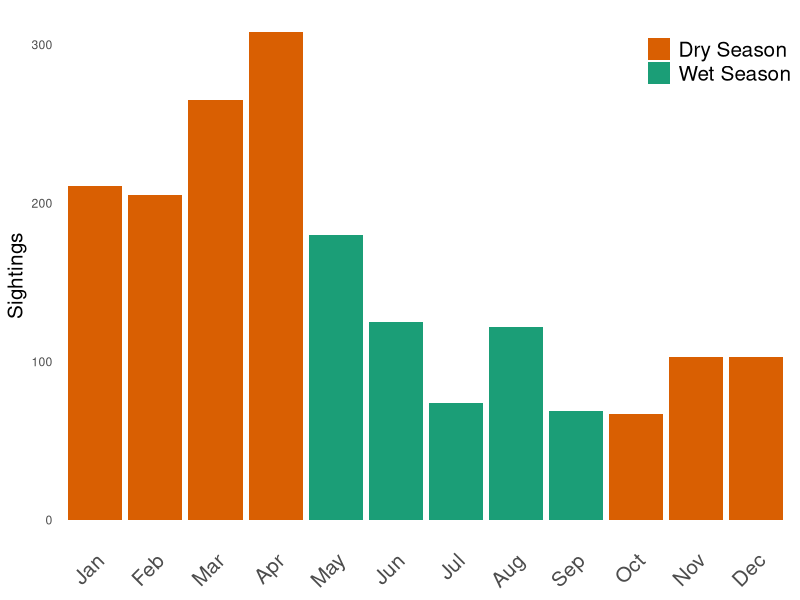
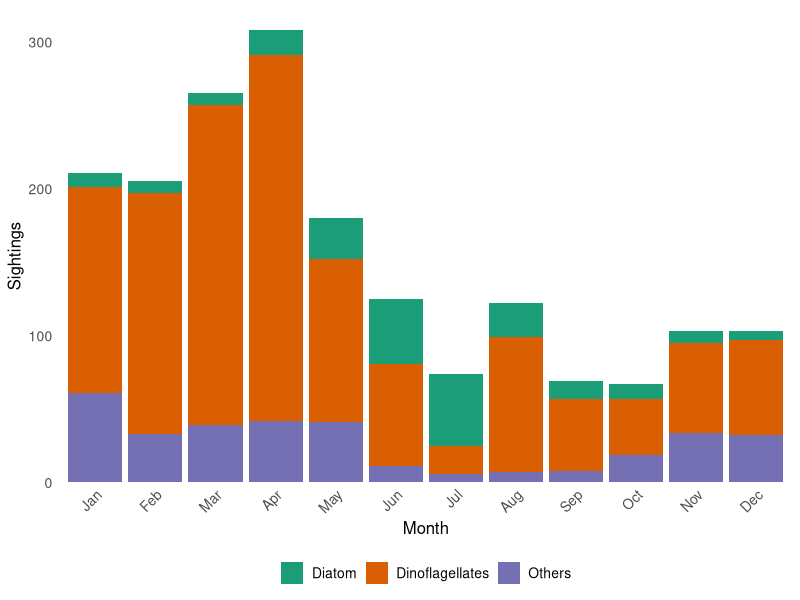
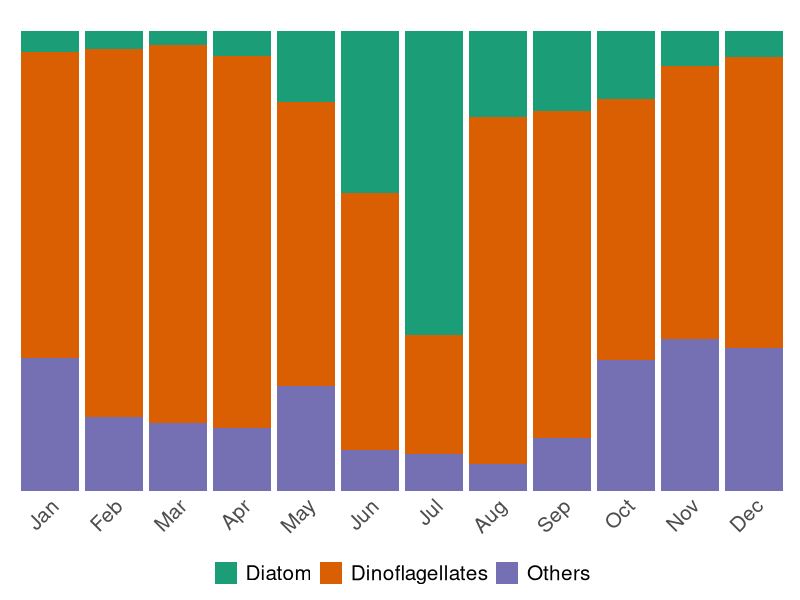
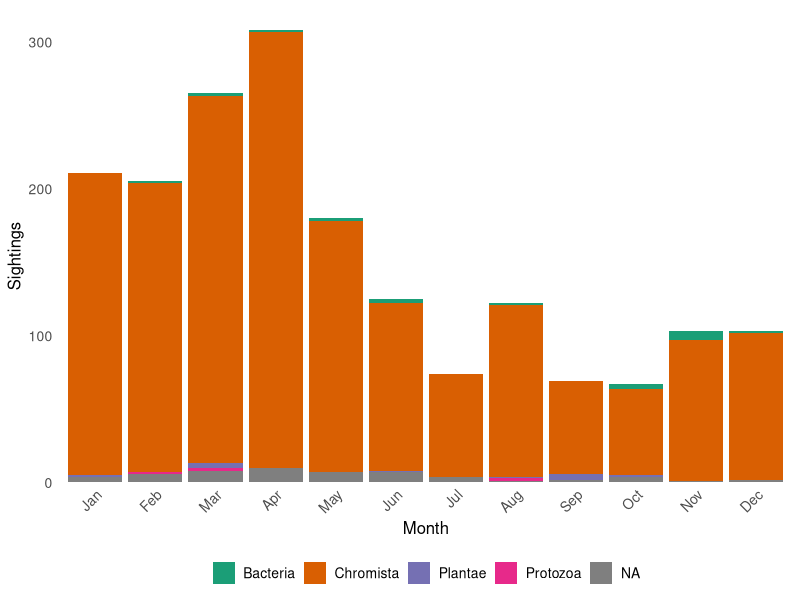
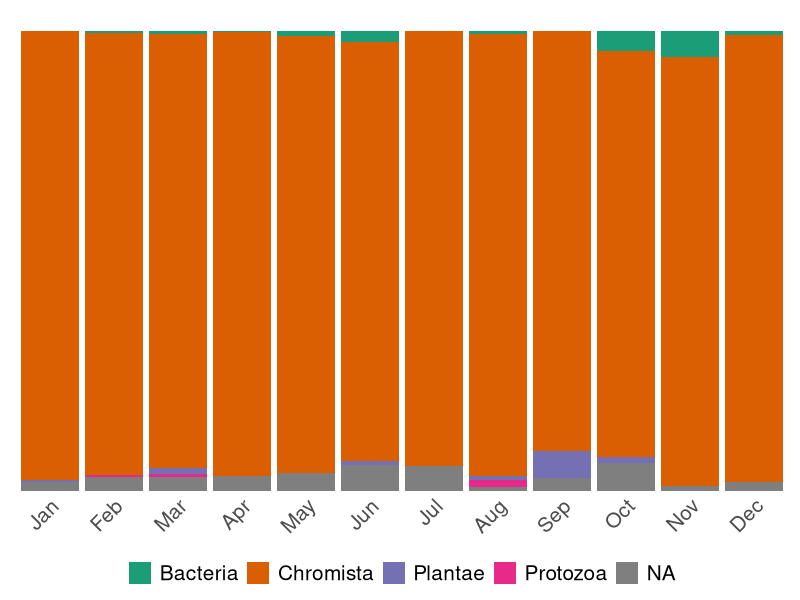
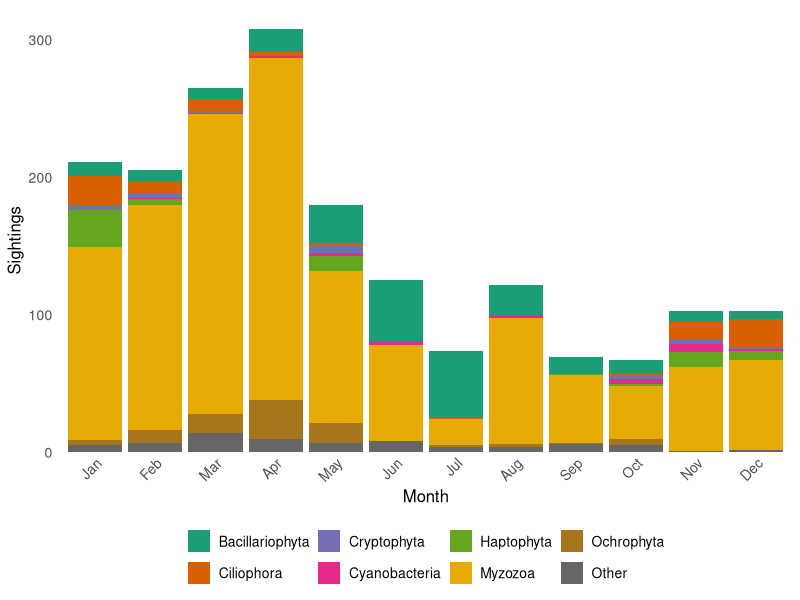
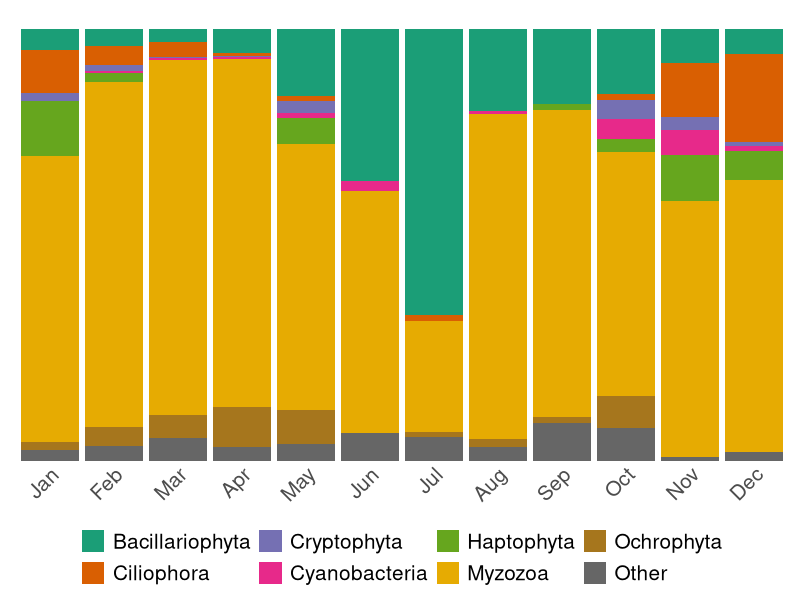
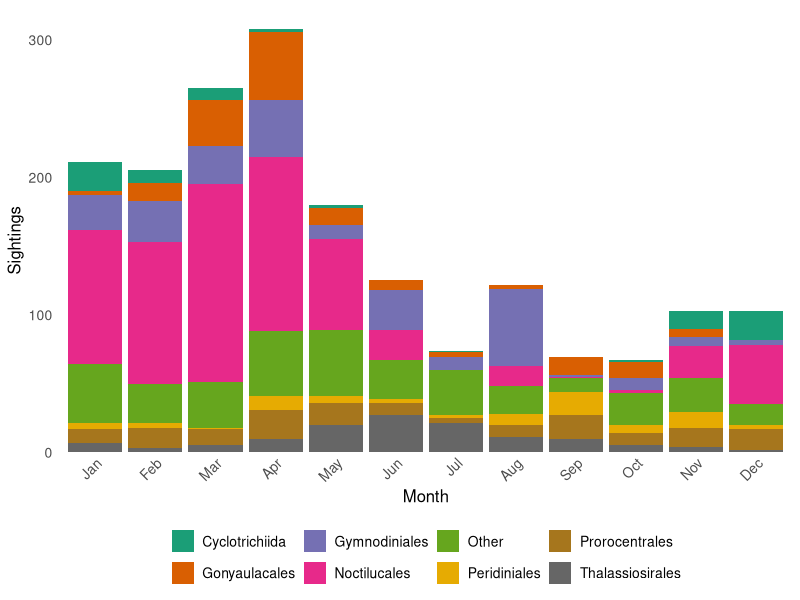

Source code (R) for these figures, in order:
library(ggplot2)
library(RColorBrewer)
library(dplyr)
library(tidyr)
library(gridExtra)
library(ggtext)
library(stringr)


df = read.csv("WoRMSCorrected_redtides.csv")

#Months
df$Month = substr(df$Date, start = 6, stop = 7)


# Sort df by numeric values of Month column
df <- df[order(df$Month), ] 

# Convert Month column to factor with desired levels
df$Month <- factor(df$Month, levels = unique(df$Month))

# Map numeric values to month abbreviations
df$Month <- gsub("01", "Jan", df$Month)
df$Month <- gsub("02", "Feb", df$Month)
df$Month <- gsub("03", "Mar", df$Month)
df$Month <- gsub("04", "Apr", df$Month)
df$Month <- gsub("05", "May", df$Month)
df$Month <- gsub("06", "Jun", df$Month)
df$Month <- gsub("07", "Jul", df$Month)
df$Month <- gsub("08", "Aug", df$Month)
df$Month <- gsub("09", "Sep", df$Month)
df$Month <- gsub("10", "Oct", df$Month)
df$Month <- gsub("11", "Nov", df$Month)
df$Month <- gsub("12", "Dec", df$Month)

df$Month <- factor(df$Month, levels = unique(df$Month))

# Create a new column for season based on Month
df$Season <- ifelse(df$Month %in% c("May", "Jun", "Jul", "Aug", "Sep"), "Wet Season", "Dry Season")

# Plot bar graph with colored bars
seasonPlot = ggplot(data = df) +
  geom_bar(aes(x = Month, fill = Season), stat = "count") +
  scale_fill_manual(values = c("Wet Season" = brewer.pal(3,"Dark2")[1], "Dry Season" = brewer.pal(3,"Dark2")[2])) +
  labs(fill = "Season") +
  theme_minimal() +
  theme(axis.title.y = element_text(size = 15),
        legend.title = element_blank(),
        panel.grid.major = element_blank(),
        panel.grid.minor = element_blank(),
        legend.text = element_text(size = 15),
        axis.text.x = element_text(size = 15, angle = 45, hjust = 1),
        legend.position = c(0.9,0.9),
        axis.title.x = element_blank()) +
  labs(x = "Month", y = "Sightings")
seasonPlot

observed <- table(df$Season)

chi_result <- chisq.test(observed)

###Plot3
#Composition by Month
#by group
df_Group <- df %>%
  group_by(Month, Group) %>%
  summarize(count = n())

df_Group$Group <- factor(df_Group$Group, levels = sort(unique(df_Group$Group)))

#Plot
pa = ggplot(df_Group, aes(fill = Group, y = count, x = Month)) +
  geom_bar(position = "stack", stat = "identity") +
  theme_minimal() +
  scale_fill_manual(values = brewer.pal(8, "Dark2")) +
  ylab("Sightings") +
  theme(legend.position = "bottom",
        legend.title = element_blank(),
        legend.text = element_text(size = 10),
        axis.title = element_text(size = 12),
        axis.title.y = element_text(angle = 90),
        axis.text = element_text(size = 10),
        axis.text.x = element_text(angle = 45, hjust = 1, margin = margin(t = -15)),
        panel.grid.major = element_blank(),
        panel.grid.minor = element_blank())
pa

pb = ggplot(df_Group, aes(fill = Group, y = count, x = Month)) +
  geom_bar(position = "fill", stat = "identity") +
  theme_minimal() +
  scale_fill_manual(values = brewer.pal(8, "Dark2")) +
  ylab("Sightings") +
  theme(legend.position = "bottom",
        legend.title = element_blank(),
        legend.text = element_text(size = 15),
        axis.title = element_text(size = 12),
        axis.title.y = element_blank(),
        axis.text = element_text(size = 10),
        axis.text.y = element_blank(),
        axis.title.x = element_blank(),
        axis.text.x = element_text(size = 15, angle = 45, hjust = 1, margin = margin(t = -15)),
        panel.grid.major = element_blank(),
        panel.grid.minor = element_blank())
pb

#By kingdom
#df_kingdom <- df[!is.na(df$Kingdom), ] #removing NA values
#unique(df_kingdom$Kingdom)

df_Kingdom <- df %>%
  group_by(Month, Kingdom) %>%
  summarize(count = n())

df_Kingdom$Kingdom <- factor(df_Kingdom$Kingdom, levels = sort(unique(df_Kingdom$Kingdom)))

#Plot
pc = ggplot(df_Kingdom, aes(fill = Kingdom, y = count, x = Month)) +
  geom_bar(position = "stack", stat = "identity") +
  theme_minimal() +
  scale_fill_manual(values = brewer.pal(8, "Dark2")) +
  ylab("Sightings") +
  theme(legend.position = "bottom",
        legend.title = element_blank(),
        legend.text = element_text(size = 10),
        axis.title = element_text(size = 12),
        axis.title.y = element_text(angle = 90),
        axis.text = element_text(size = 10),
        axis.text.x = element_text(angle = 45, hjust = 1, margin = margin(t = -15)),
        panel.grid.major = element_blank(),
        panel.grid.minor = element_blank())
pc

pd = ggplot(df_Kingdom, aes(fill = Kingdom, y = count, x = Month)) +
  geom_bar(position = "fill", stat = "identity") +
  theme_minimal() +
  scale_fill_manual(values = brewer.pal(8, "Dark2")) +
  ylab("Sightings") +
  theme(legend.position = "bottom",
        legend.title = element_blank(),
        legend.text = element_text(size = 15),
        axis.title = element_text(size = 12),
        axis.title.y = element_blank(),
        axis.text = element_text(size = 10),
        axis.text.y = element_blank(),
        axis.title.x = element_blank(),
        axis.text.x = element_text(size = 15, angle = 45, hjust = 1, margin = margin(t = -15)),
        panel.grid.major = element_blank(),
        panel.grid.minor = element_blank())
pd

#By Phylum
phyla_count <- df %>%
  count(Phylum) %>%
  arrange(desc(n))

# Get the top 8 orders
top_8_phyla <- head(subset(phyla_count, !is.na(phyla_count$Phylum)), 7)

df$Phylum <- ifelse(df$Phylum %in% top_8_phyla$Phylum, df$Phylum, "Other")

df_Phylum <- df %>%
  group_by(Month, Phylum) %>%
  summarize(count = n())

df_Phylum$Phylum <- factor(df_Phylum$Phylum, levels = sort(unique(df_Phylum$Phylum)))

#Plot
pfor = ggplot(df_Phylum, aes(fill = Phylum, y = count, x = Month)) +
  geom_bar(position = "stack", stat = "identity") +
  theme_minimal() +
  scale_fill_manual(values = brewer.pal(8, "Dark2")) +
  ylab("Sightings") +
  theme(legend.position = "bottom",
        legend.title = element_blank(),
        legend.text = element_text(size = 10),
        axis.title = element_text(size = 12),
        axis.title.y = element_text(angle = 90),
        axis.text = element_text(size = 10),
        axis.text.x = element_text(angle = 45, hjust = 1, margin = margin(t = -15)),
        panel.grid.major = element_blank(),
        panel.grid.minor = element_blank())
pfor

pfora = ggplot(df_Phylum, aes(fill = Phylum, y = count, x = Month)) +
  geom_bar(position = "fill", stat = "identity") +
  theme_minimal() +
  scale_fill_manual(values = brewer.pal(8, "Dark2")) +
  ylab("Sightings") +
  theme(legend.position = "bottom",
        legend.title = element_blank(),
        legend.text = element_text(size = 15),
        axis.title = element_text(size = 12),
        axis.title.y = element_blank(),
        axis.text = element_text(size = 10),
        axis.text.y = element_blank(),
        axis.title.x = element_blank(),
        axis.text.x = element_text(size = 15, angle = 45, hjust = 1, margin = margin(t = -15)),
        panel.grid.major = element_blank(),
        panel.grid.minor = element_blank())
pfora

#by order (top 8)
unique(df$Order)
#calculate order
order_count <- df %>%
  count(Order) %>%
  arrange(desc(n))

# Get the top 8 orders
top_8_order <- head(subset(order_count, !is.na(order_count$Order)), 7)

df$Order <- ifelse(df$Order %in% top_8_order$Order, df$Order, "Other")

df_Order <- df %>%
  group_by(Month, Order) %>%
  summarize(count = n())

df_Order$Order <- factor(df_Order$Order, levels = sort(unique(df_Order$Order)))

#Plot
pe = ggplot(df_Order, aes(fill = Order, y = count, x = Month)) +
  geom_bar(position = "stack", stat = "identity") +
  theme_minimal() +
  scale_fill_manual(values = brewer.pal(8, "Dark2")) +
  ylab("Sightings") +
  theme(legend.position = "bottom",
        legend.title = element_blank(),
        legend.text = element_text(size = 10),
        axis.title = element_text(size = 12),
        axis.title.y = element_text(angle = 90),
        axis.text = element_text(size = 10),
        axis.text.x = element_text(angle = 45, hjust = 1, margin = margin(t = -15)),
        panel.grid.major = element_blank(),
        panel.grid.minor = element_blank())
pe

pf = ggplot(df_Order, aes(fill = Order, y = count, x = Month)) +
  geom_bar(position = "fill", stat = "identity") +
  theme_minimal() +
  scale_fill_manual(values = brewer.pal(8, "Dark2")) +
  ylab("Sightings") +
  theme(legend.position = "bottom",
        legend.title = element_blank(),
        legend.text = element_text(size = 15),
        axis.title = element_text(size = 12),
        axis.title.y = element_blank(),
        axis.text = element_text(size = 10),
        axis.text.y = element_blank(),
        axis.title.x = element_blank(),
        axis.text.x = element_text(size = 15, angle = 45, hjust = 1, margin = margin(t = -15)),
        panel.grid.major = element_blank(),
        panel.grid.minor = element_blank())
pf

#by Phamily (top 8)
unique(df$Phamily)
# Calculate the count of each species
family_count <- df %>%
  count(Phamily) %>%
  arrange(desc(n))

# Get the top 8 orders
top_8_family <- head(subset(family_count, !is.na(family_count$Phamily)), 7)

df$Phamily <- ifelse(df$Phamily %in% top_8_family$Phamily, df$Phamily, "Other")

df_family <- df %>%
  group_by(Month, Phamily) %>%
  summarize(count = n())

df_family$Phamily <- factor(df_family$Phamily, levels = sort(unique(df_family$Phamily)))

#Plot
pg = ggplot(df_family, aes(fill = Phamily, y = count, x = Month)) +
  geom_bar(position = "stack", stat = "identity") +
  theme_minimal() +
  scale_fill_manual(values = brewer.pal(8, "Dark2")) +
  ylab("Sightings") +
  theme(legend.position = "bottom",
        legend.title = element_blank(),
        legend.text = element_text(size = 10),
        axis.title = element_text(size = 12),
        axis.title.y = element_text(angle = 90),
        axis.text = element_text(size = 10),
        axis.text.x = element_text(angle = 45, hjust = 1, margin = margin(t = -15)),
        panel.grid.major = element_blank(),
        panel.grid.minor = element_blank())
pg

df_family$Phamily = ifelse(df_family$Phamily == "Other", "Other",
                           str_replace(df_family$Phamily, "([A-Za-z]+)", "*\\1*"))
df_family$Phamily <- factor(df_family$Phamily, levels = sort(unique(df_family$Phamily)))

ph = ggplot(df_family, aes(fill = Phamily, y = count, x = Month)) +
  geom_bar(position = "fill", stat = "identity") +
  theme_minimal() +
  scale_fill_manual(values = brewer.pal(8, "Dark2")) +
  ylab("Sightings") +
  theme(legend.position = "bottom",
        legend.title = element_blank(),
        legend.text = element_markdown(size = 15),
        axis.title = element_text(size = 12),
        axis.title.y = element_blank(),
        axis.text = element_text(size = 10),
        axis.text.y = element_blank(),
        axis.title.x = element_blank(),
        axis.text.x = element_text(size = 15, angle = 45, hjust = 1, margin = margin(t = -15)),
        panel.grid.major = element_blank(),
        panel.grid.minor = element_blank())
ph

#By genus (top 8)
unique(df$Genus)
# Calculate the count of each species
genus_count <- df %>%
  count(Genus) %>%
  arrange(desc(n))

# Get the top 8 orders
top_8_Genus <- head(subset(genus_count, !is.na(genus_count$Genus)), 7)

df$Genus <- ifelse(df$Genus %in% top_8_Genus$Genus, df$Genus, "Other")

df_Genus <- df %>%
  group_by(Month, Genus) %>%
  summarize(count = n())

df_Genus$Genus <- factor(df_Genus$Genus, levels = sort(unique(df_Genus$Genus)))

#Plot
pi = ggplot(df_Genus, aes(fill = Genus, y = count, x = Month)) +
  geom_bar(position = "stack", stat = "identity") +
  theme_minimal() +
  scale_fill_manual(values = brewer.pal(8, "Dark2")) +
  ylab("Sightings") +
  theme(legend.position = "bottom",
        legend.title = element_blank(),
        legend.text = element_text(size = 10),
        axis.title = element_text(size = 12),
        axis.title.y = element_text(angle = 90),
        axis.text = element_text(size = 10),
        axis.text.x = element_text(angle = 45, hjust = 1, margin = margin(t = -15)),
        panel.grid.major = element_blank(),
        panel.grid.minor = element_blank())
pi

df_Genus$Genus = ifelse(df_Genus$Genus == "Other", "Other",
                        str_replace(df_Genus$Genus, "([A-Za-z]+)", "*\\1*"))
df_Genus$Genus <- factor(df_Genus$Genus, levels = sort(unique(df_Genus$Genus)))

pj = ggplot(df_Genus, aes(fill = Genus, y = count, x = Month)) +
  geom_bar(position = "fill", stat = "identity") +
  theme_minimal() +
  scale_fill_manual(values = brewer.pal(8, "Dark2")) +
  ylab("Sightings") +
  theme(legend.position = "bottom",
        legend.title = element_blank(),
        legend.text = element_markdown(size = 15),
        axis.title = element_text(size = 12),
        axis.title.y = element_blank(),
        axis.text = element_text(size = 10),
        axis.text.y = element_blank(),
        axis.title.x = element_blank(),
        axis.text.x = element_text(size = 15, angle = 45, hjust = 1, margin = margin(t = -15)),
        panel.grid.major = element_blank(),
        panel.grid.minor = element_blank())
pj

#by species (top 8)
unique(df$Species)
# Calculate the count of each species
species_count <- df %>%
  count(Species) %>%
  arrange(desc(n))

#calculate top 8
top_8_species <- head(subset(species_count, !is.na(species_count$Species)), 7)

df$Species <- ifelse(df$Species %in% top_8_species$Species, df$Species, "Other")

df_Species <- df %>%
  group_by(Month, Species) %>%
  summarize(count = n())

df_Species$Species <- factor(df_Species$Species, levels = sort(unique(df_Species$Species)))

#Plot
pk = ggplot(df_Species, aes(fill = Species, y = count, x = Month)) +
  geom_bar(position = "stack", stat = "identity") +
  theme_minimal() +
  scale_fill_manual(values = brewer.pal(8, "Dark2")) +
  ylab("Sightings") +
  theme(legend.position = "bottom",
        legend.title = element_blank(),
        legend.text = element_text(size = 10),
        axis.title = element_text(size = 12),
        axis.title.y = element_text(angle = 90),
        axis.text = element_text(size = 10),
        axis.text.x = element_text(angle = 45, hjust = 1, margin = margin(t = -15)),
        panel.grid.major = element_blank(),
        panel.grid.minor = element_blank())
pk

df_Species$Species <- ifelse(df_Species$Species == "Other", "Other",
                             str_replace(df_Species$Species, "([A-Za-z]+(\\s+[A-Za-z]+)*)", "*\\1*"))
df_Species$Species <- factor(df_Species$Species, levels = sort(unique(df_Species$Species)))

pl = ggplot(df_Species, aes(fill = Species, y = count, x = Month)) +
  geom_bar(position = "fill", stat = "identity") +
  theme_minimal() +
  scale_fill_manual(values = brewer.pal(8, "Dark2")) +
  ylab("Sightings") +
  theme(legend.position = "bottom",
        legend.title = element_blank(),
        legend.text = element_markdown(size = 15),
        axis.title = element_text(size = 12),
        axis.title.y = element_blank(),
        axis.text = element_text(size = 10),
        axis.text.y = element_blank(),
        axis.title.x = element_blank(),
        axis.text.x = element_text(size = 15, angle = 45, hjust = 1, margin = margin(t = -15)),
        panel.grid.major = element_blank(),
        panel.grid.minor = element_blank())
pl

###Pour it all together
png(file = "Output/Figure_03.png", width = 1920, height = 1080)
grid.arrange(seasonPlot +
               ggtitle("A"),
             pb + theme(axis.title.x = element_blank()) +
               ggtitle("B"),
             pd + theme(axis.title.x = element_blank()) +
               ggtitle("C"),
             pfora + theme(axis.title.x = element_blank()) +
               ggtitle("D"),
             pf + theme(axis.title.x = element_blank()) +
               ggtitle("E"),
             ph + theme(axis.title.x = element_blank()) +
               ggtitle("F"),
             pj + theme(axis.title.x = element_blank()) +
               ggtitle("G"),
             pl + theme(axis.title.x = element_blank()) +
               ggtitle("H"),
             ncol = 2)
dev.off()


###Prorocentrum cordatum
df = read.csv("WoRMSCorrected_redtides.csv")

#Months
df$Month = substr(df$Date, start = 6, stop = 7)


# Sort df by numeric values of Month column
df <- df[order(df$Month), ] 

# Convert Month column to factor with desired levels
df$Month <- factor(df$Month, levels = unique(df$Month))

# Map numeric values to month abbreviations
df$Month <- gsub("01", "Jan", df$Month)
df$Month <- gsub("02", "Feb", df$Month)
df$Month <- gsub("03", "Mar", df$Month)
df$Month <- gsub("04", "Apr", df$Month)
df$Month <- gsub("05", "May", df$Month)
df$Month <- gsub("06", "Jun", df$Month)
df$Month <- gsub("07", "Jul", df$Month)
df$Month <- gsub("08", "Aug", df$Month)
df$Month <- gsub("09", "Sep", df$Month)
df$Month <- gsub("10", "Oct", df$Month)
df$Month <- gsub("11", "Nov", df$Month)
df$Month <- gsub("12", "Dec", df$Month)

df$Month <- factor(df$Month, levels = unique(df$Month))

# Create a new column for season based on Month
df$Season <- ifelse(df$Month %in% c("May", "Jun", "Jul", "Aug", "Sep"), "Wet Season", "Dry Season")

df = subset(df, df$Species == "Prorocentrum cordatum")

df_Month <- df %>%
  group_by(Month) %>%
  summarize(count = n())

df_Month

ggplot(data = df_Month, aes(x = Month, y = count)) +
  geom_point() +
  theme_minimal()

###Heterosigma akashiwo
df = read.csv("WoRMSCorrected_redtides.csv")

#Months
df$Month = substr(df$Date, start = 6, stop = 7)


# Sort df by numeric values of Month column
df <- df[order(df$Month), ] 

# Convert Month column to factor with desired levels
df$Month <- factor(df$Month, levels = unique(df$Month))

# Map numeric values to month abbreviations
df$Month <- gsub("01", "Jan", df$Month)
df$Month <- gsub("02", "Feb", df$Month)
df$Month <- gsub("03", "Mar", df$Month)
df$Month <- gsub("04", "Apr", df$Month)
df$Month <- gsub("05", "May", df$Month)
df$Month <- gsub("06", "Jun", df$Month)
df$Month <- gsub("07", "Jul", df$Month)
df$Month <- gsub("08", "Aug", df$Month)
df$Month <- gsub("09", "Sep", df$Month)
df$Month <- gsub("10", "Oct", df$Month)
df$Month <- gsub("11", "Nov", df$Month)
df$Month <- gsub("12", "Dec", df$Month)

df$Month <- factor(df$Month, levels = unique(df$Month))

# Create a new column for season based on Month
df$Season <- ifelse(df$Month %in% c("May", "Jun", "Jul", "Aug", "Sep"), "Wet Season", "Dry Season")

df = subset(df, df$Species == "Heterosigma akashiwo")

df_Month <- df %>%
  group_by(Month) %>%
  summarize(count = n())

df_Month

ggplot(data = df_Month, aes(x = Month, y = count)) +
  geom_point() +
  theme_minimal()

###Karenia mikimotoi
df = read.csv("WoRMSCorrected_redtides.csv")

#Months
df$Month = substr(df$Date, start = 6, stop = 7)


# Sort df by numeric values of Month column
df <- df[order(df$Month), ] 

# Convert Month column to factor with desired levels
df$Month <- factor(df$Month, levels = unique(df$Month))

# Map numeric values to month abbreviations
df$Month <- gsub("01", "Jan", df$Month)
df$Month <- gsub("02", "Feb", df$Month)
df$Month <- gsub("03", "Mar", df$Month)
df$Month <- gsub("04", "Apr", df$Month)
df$Month <- gsub("05", "May", df$Month)
df$Month <- gsub("06", "Jun", df$Month)
df$Month <- gsub("07", "Jul", df$Month)
df$Month <- gsub("08", "Aug", df$Month)
df$Month <- gsub("09", "Sep", df$Month)
df$Month <- gsub("10", "Oct", df$Month)
df$Month <- gsub("11", "Nov", df$Month)
df$Month <- gsub("12", "Dec", df$Month)

df$Month <- factor(df$Month, levels = unique(df$Month))

# Create a new column for season based on Month
df$Season <- ifelse(df$Month %in% c("May", "Jun", "Jul", "Aug", "Sep"), "Wet Season", "Dry Season")

df = subset(df, df$Species == "Karenia mikimotoi")

df_Month <- df %>%
  group_by(Month) %>%
  summarize(count = n())

df_Month

ggplot(data = df_Month, aes(x = Month, y = count)) +
  geom_point() +
  theme_minimal()
